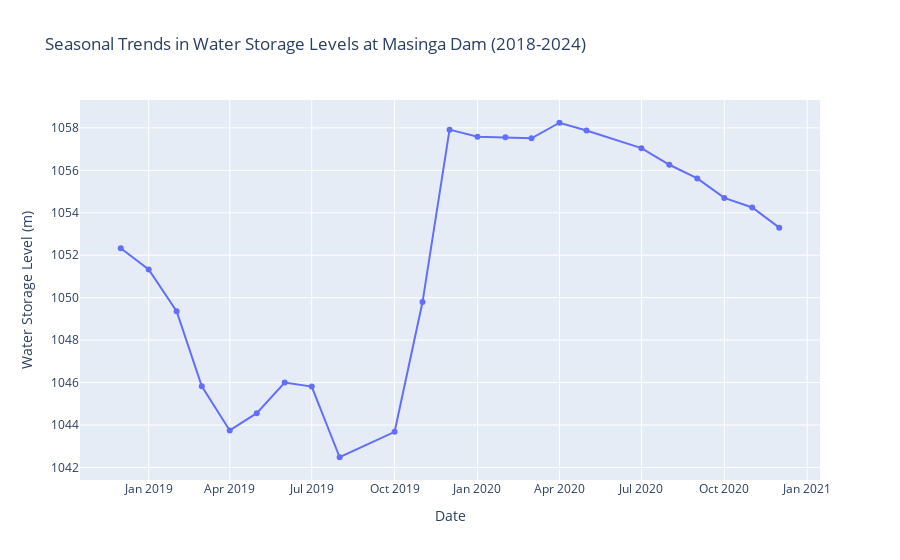

This figure's notebook cell:
### Code cell
import plotly.express as px
import pandas as pd

# Ensure datetime column is in datetime format
merged_df['datetime'] = pd.to_datetime(merged_df['datetime'])

# Extract month and year for grouping
merged_df['month'] = merged_df['datetime'].dt.month
merged_df['year'] = merged_df['datetime'].dt.year

# Calculate average monthly water storage level (wse)
monthly_avg = merged_df.groupby(['year', 'month'])['wse'].mean().reset_index()

# Create a datetime column for plotting (using first day of each month)
monthly_avg['date'] = pd.to_datetime(monthly_avg[['year', 'month']].assign(day=1))

# Plot interactive line chart
fig = px.line(monthly_avg, x='date', y='wse',
              title='Seasonal Trends in Water Storage Levels at Masinga Dam (2018-2024)',
              labels={'wse':'Water Storage Level (m)', 'date':'Date'},
              markers=True)

fig.show()

### Figure 1 — Plotly figure (JSON) as saved in the notebook; plotly's stock layout.template omitted (floating-point values rounded to 4 significant figures)
{"data": [{"hovertemplate": "Date=%{x}<br>Water Storage Level (m)=%{y}<extra></extra>", "legendgroup": "", "line": {"color": "#636efa", "dash": "solid"}, "marker": {"symbol": "circle"}, "mode": "lines+markers", "name": "", "orientation": "v", "showlegend": false, "type": "scatter", "x": ["2018-12-01T00:00:00.000000000", "2019-01-01T00:00:00.000000000", "2019-02-01T00:00:00.000000000", "2019-03-01T00:00:00.000000000", "2019-04-01T00:00:00.000000000", "2019-05-01T00:00:00.000000000", "2019-06-01T00:00:00.000000000", "2019-07-01T00:00:00.000000000", "2019-08-01T00:00:00.000000000", "2019-10-01T00:00:00.000000000", "2019-11-01T00:00:00.000000000", "2019-12-01T00:00:00.000000000", "2020-01-01T00:00:00.000000000", "2020-02-01T00:00:00.000000000", "2020-03-01T00:00:00.000000000", "2020-04-01T00:00:00.000000000", "2020-05-01T00:00:00.000000000", "2020-07-01T00:00:00.000000000", "2020-08-01T00:00:00.000000000", "2020-09-01T00:00:00.000000000", "2020-10-01T00:00:00.000000000", "2020-11-01T00:00:00.000000000", "2020-12-01T00:00:00.000000000"], "xaxis": "x", "y": [1052.0, 1051.0, 1049.0, 1046.0, 1044.0, 1045.0, 1046.0, 1046.0, 1042.0, 1044.0, 1050.0, 1058.0, 1058.0, 1058.0, 1058.0, 1058.0, 1058.0, 1057.0, 1056.0, 1056.0, 1055.0, 1054.0, 1053.0], "yaxis": "y"}], "layout": {"legend": {"tracegroupgap": 0}, "title": {"text": "Seasonal Trends in Water Storage Levels at Masinga Dam (2018-2024)"}, "xaxis": {"anchor": "y", "domain": [0, 1], "title": {"text": "Date"}}, "yaxis": {"anchor": "x", "domain": [0, 1], "title": {"text": "Water Storage Level (m)"}}}}
